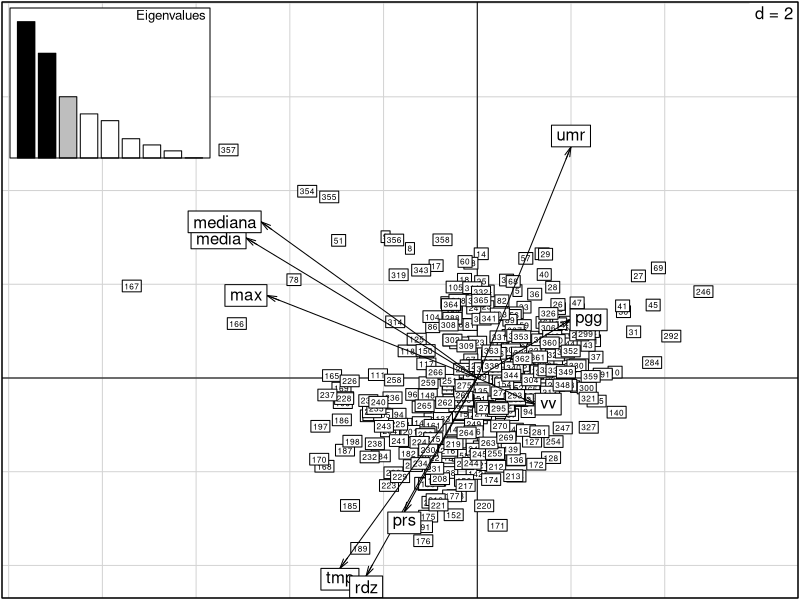
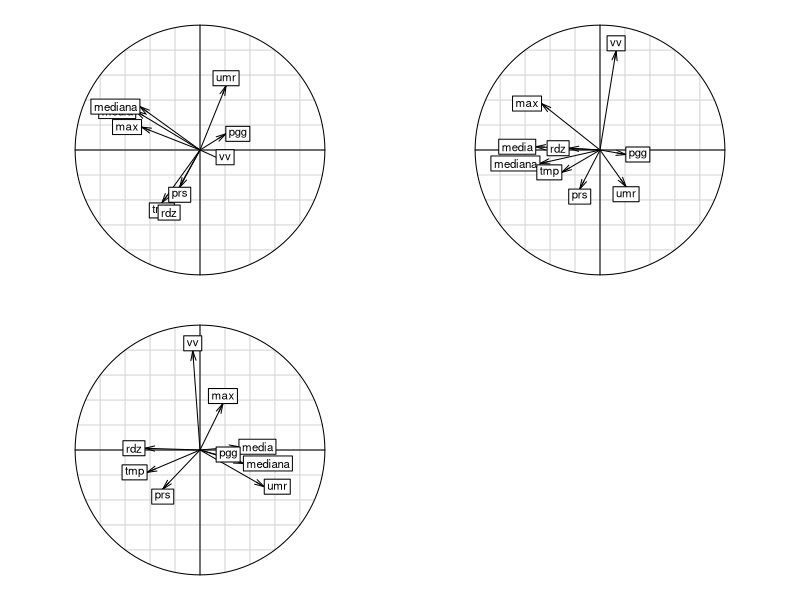
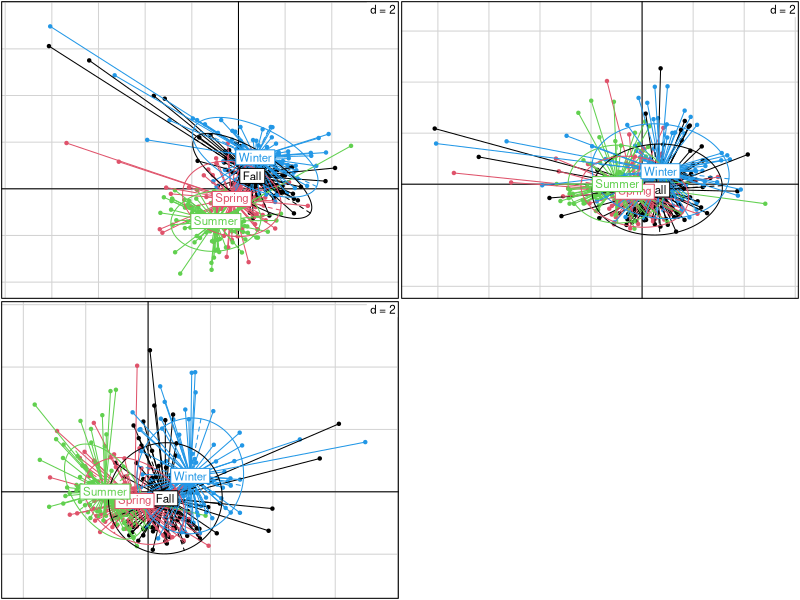
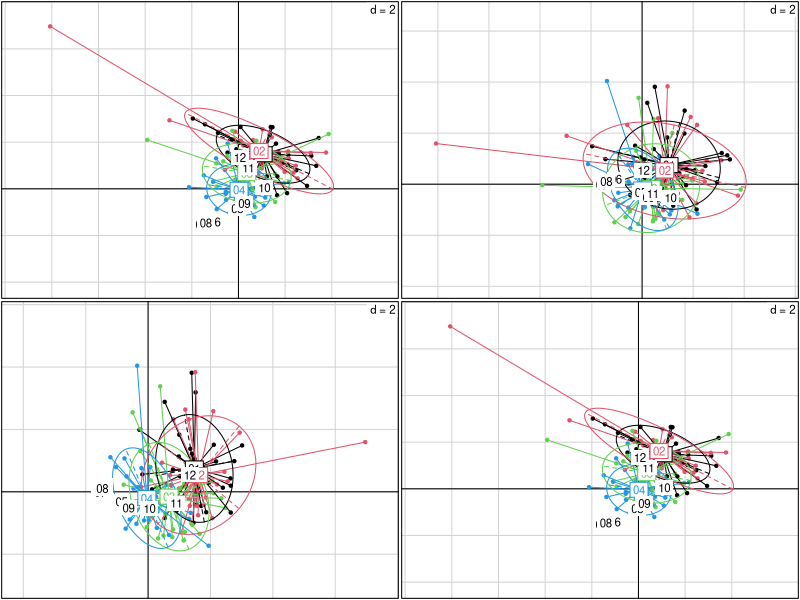
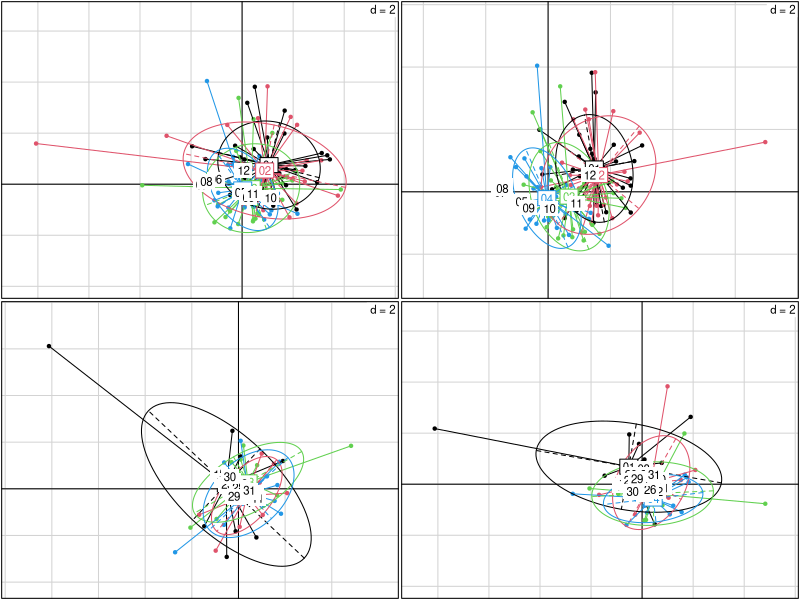
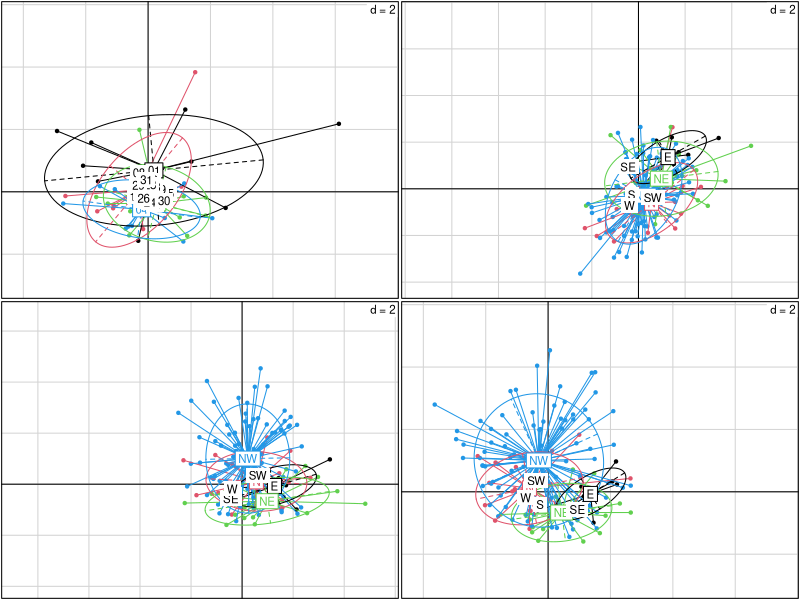

Reproduce these figures in R, in order. (Note: this script raises an error after producing the figures.)
#setto la WD ----
pm10<-read.csv2("data/pm2010.csv",dec=".")

#questo è un pacchetto di pacchetti. Contiene molti pacchetti utili :-)
install.packages("tidyverse")

library(tidyr)
#crea variabile per anno, giorno, mese
pm10_a <- separate(pm10, col="data", into = c("anno","mese","giorno"), sep="-")

pm10_a$mese2 <- as.numeric(pm10_a$mese)

str(pm10_a)        

pm10_a$mese2


pm10_a$giorno2 <- as.numeric(pm10_a$giorno)
str(pm10_a)
# stagioni: primavera (21-03 / 20-06), estate (21-06/22-09), autunno (23-09 /21-12)
# inverno(22-12/20-03)

#divido in stagioni
getSeason <- function(DATES) {
  WS <- as.Date("2010-12-22", format = "%Y-%m-%d") # Winter Solstice
  SE <- as.Date("2010-3-21",  format = "%Y-%m-%d") # Spring Equinox
  SS <- as.Date("2010-6-21",  format = "%Y-%m-%d") # Summer Solstice
  FE <- as.Date("2010-9-23",  format = "%Y-%m-%d") # Fall Equinox
  d <- as.Date(strftime(DATES, format="2010-%m-%d"))
  
  ifelse (d >= WS | d < SE, "Winter",
          ifelse (d >= SE & d < SS, "Spring",
                  ifelse (d >= SS & d < FE, "Summer", "Fall")))
}


k<-getSeason(pm10$data)



pm10_a$Stagione<- k

table(pm10_a$Stagione)


summary(pm10_a)

### PCA ANALYSIS ----
require(ade4)
names(pm10_a)

#estraggo da pm10 solo le variabili numeriche da inserire nella PCA escludendo giorno mese e anno che sono da considerarsi factors
data_pca <- pm10_a[,c(1:9)]

# con nf = 3 gli stò dicendo di tenere tre assi
pcapm<-dudi.pca(data_pca,scannf = FALSE, nf = 3)

#faccio il biplot, cos'è clab.row?
scatter(pcapm, clab.row = 0.5)


#valori dei punteggi per le variabili
pcapm$c1

# CARATTERIZZIAMO GLI ASSI
# se vedi come ci si aspetta mediana media e max stanno insieme perchè sono molto correlati e vanno tutti sulla prima componente
# sulla seconda ci vanno i fattori ambientali tmp, umr, rdz, pgg e prs. Solo che tmp, prs e rdz hanno correlazione negativa rispetto
# a umr  e pgg [pgg è al limite. ha un punteggio abbastanza basso]
# sulla terza si prende tutto il vento

#cerchio di correlazione, i punteggi delle varibili sono plottati su una circonferenza di raggio unitario
par(mfrow=c(2,2))
s.corcircle(pcapm$c1, xax = 1, yax = 2) #plotto prima e seconda
s.corcircle(pcapm$c1, xax = 1, yax = 3) #plotto prima e terza
s.corcircle(pcapm$c1, xax = 2, yax = 3) #plotto seconda e terza

#calcolo gli autovalori
pcapm$eig/sum(pcapm$eig) 

#calcolo la somma cumilata degli autovalori
cumsum(pcapm$eig/sum(pcapm$eig)) # con i primi tre assi spiego circa il 70% che non è male


# da cosa lo capisci??? perchè il 3° dice 0.71?



#vediamo adesso come si comportano le variabili qualitative - lascio a te l'interpretazione!!!!!!
# STAGIONE
par(mfrow=c(1,1))
par(mfrow=c(2,2))
s.class(pcapm$li, factor(pm10_a$Stagione), xax = 1, yax = 2,col=c(1,2,3,4)) 
s.class(pcapm$li, factor(pm10_a$Stagione), xax = 1, yax = 3,col=c(1,2,3,4))
s.class(pcapm$li, factor(pm10_a$Stagione), xax = 2, yax = 3,col=c(1,2,3,4))



X11()
par(mfrow=c(2,2))
#MESE



s.class(pcapm$li, factor(pm10_a$mese), xax = 1, yax = 2,col=c(1,2,3,4))
s.class(pcapm$li, factor(pm10_a$mese), xax = 1, yax = 3,col=c(1,2,3,4))
s.class(pcapm$li, factor(pm10_a$mese), xax = 2, yax = 3,col=c(1,2,3,4))

s.class(pcapm$li, factor(pm10_a$mese), xax = 1, yax = 2,col=c(1,2,3,4))
s.class(pcapm$li, factor(pm10_a$mese), xax = 1, yax = 3,col=c(1,2,3,4))
s.class(pcapm$li, factor(pm10_a$mese), xax = 2, yax = 3,col=c(1,2,3,4))

# PROVA A FARLO ANCHE CON IL GIORNO E LA DIREZIONE DEL VENTO E PROVA A METTERE COLORI DIVERSI


s.class(pcapm$li, factor(pm10_a$giorno), xax = 1, yax = 2,col=c(1,2,3,4))
s.class(pcapm$li, factor(pm10_a$giorno), xax = 1, yax = 3,col=c(1,2,3,4))
s.class(pcapm$li, factor(pm10_a$giorno), xax = 2, yax = 3,col=c(1,2,3,4))

# mi sembra chiaro che in estate ed inverno (sia per giorno,mese,stagione)
# sono opposti, quindi i dati sono inversi, e che invece autunno ed inverno
# che sono le stagioni di mezzo la situazione è sovrapposta, non essendoci
# estremi... sbaglio o in inverno ci sono dei brutti picchi???

s.class(pcapm$li, factor(pm10_a$dv), xax = 1, yax = 2,col=c(1,2,3,4))
s.class(pcapm$li, factor(pm10_a$dv), xax = 1, yax = 3,col=c(1,2,3,4))
s.class(pcapm$li, factor(pm10_a$dv), xax = 2, yax = 3,col=c(1,2,3,4))


# il vento da nord ovest è attaccato all'asse y, mentre quello da
# nord est è attaccato all'asse x nella seconda s class, ma lo fa 
# anche nella terza... non capisco perchè stanno tutti al centro uno
# sull'altro sti scemi.





#### HILLSMITH SU DATI ----

data_hills<-(pm10_a[,1:10])
data_hills$stagione<-pm10_a$Stagione
str(data_hills)
data_hills$stagione<-as.factor(data_hills$stagione)
dd1<-dudi.hillsmith(data_hills,scannf = FALSE,nf=3)
par(mfrow=c(1,1))

scatter(dd1,clab.row=0.5)
# perchè lo scatter sta a fanculo in alto?

dd1$c1

par(mfrow=c(1,1))
s.corcircle(dd1$c1, xax = 1, yax = 2) #plotto prima e seconda
s.corcircle(dd1$c1, xax = 1, yax = 3) #plotto prima e terza
s.corcircle(dd1$c1, xax = 2, yax = 3) #plotto seconda e terza


dd1$eig/sum(dd1$eig) 
cumsum(dd1$eig/sum(dd1$eig))


# quindi aggiungendo le qualitative e facendo la hills 
# i 3 assi mi perdono di dati??? e spiegano quasi il 50% dei dati?

# ma sopratutto ora che so che:
# media mediana e max pesano un botto e sono super correlate
# tmp,rdz,prs sono inversamente prop all'umidità e che la pioggia 
# fa un pò come gli pare e la velocità del vento va per cazzi suoi
# d'inverno la situazione è opposta all'estate e nelle stagioni di 
# mezzo la situazione è mista.... che cazzo gli chiedo ai miei dati?

##### CHE CE FACCIO CO STI DATI?!?!?! ----

# provo a vedere sta velocità del vento che problemi ha 


hist(pm10_a$vv)

plot(pm10_a$media~pm10_a$vv,col="2",pch="20")
boxplot(pm10_a$vv)

#faccio un modello di regressione multipla con tutto dentro
modvv<-lm(vv~.,data=data_hills)
summary(modvv)
# la vv del vento con la direzione nord fa sempre vedere qualcosa
# per me c'è qualcosa sotto, dice che sono significative 
# umr,pgg,prs





modvv1<-lm(,data=data_hills)
summary(modvv1)
